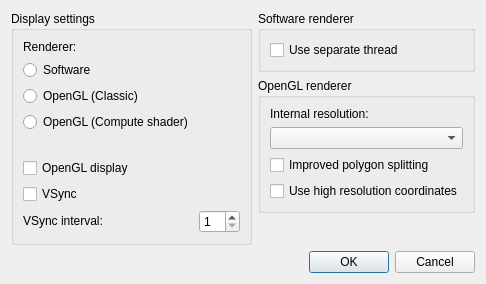
<?xml version="1.0" encoding="UTF-8"?>
<ui version="4.0">
 <class>VideoSettingsDialog</class>
 <widget class="QDialog" name="VideoSettingsDialog">
  <property name="geometry">
   <rect>
    <x>0</x>
    <y>0</y>
    <width>514</width>
    <height>316</height>
   </rect>
  </property>
  <property name="sizePolicy">
   <sizepolicy hsizetype="Preferred" vsizetype="Preferred">
    <horstretch>0</horstretch>
    <verstretch>0</verstretch>
   </sizepolicy>
  </property>
  <property name="windowTitle">
   <string>Video settings - melonDS</string>
  </property>
  <layout class="QGridLayout" name="gridLayout">
   <property name="sizeConstraint">
    <enum>QLayout::SizeConstraint::SetFixedSize</enum>
   </property>
   <property name="horizontalSpacing">
    <number>6</number>
   </property>
   <item row="1" column="1">
    <widget class="QGroupBox" name="groupBox_3">
     <property name="title">
      <string>OpenGL renderer</string>
     </property>
     <layout class="QGridLayout" name="gridLayout_4">
      <item row="0" column="0">
       <widget class="QLabel" name="label_3">
        <property name="text">
         <string>Internal resolution:</string>
        </property>
       </widget>
      </item>
      <item row="2" column="0">
       <widget class="QCheckBox" name="cbBetterPolygons">
        <property name="whatsThis">
         <string>&lt;html&gt;&lt;head/&gt;&lt;body&gt;&lt;p&gt;Enabling this may help reduce distortion on quads and more complex polygons, but may also reduce performance.&lt;/p&gt;&lt;/body&gt;&lt;/html&gt;</string>
        </property>
        <property name="text">
         <string>Improved polygon splitting</string>
        </property>
       </widget>
      </item>
      <item row="1" column="0">
       <widget class="QComboBox" name="cbxGLResolution">
        <property name="whatsThis">
         <string>&lt;html&gt;&lt;head/&gt;&lt;body&gt;&lt;p&gt;The resolution at which the 3D graphics will be rendered. Higher resolutions improve graphics quality when the main window is enlarged, but may also cause glitches.&lt;/p&gt;&lt;/body&gt;&lt;/html&gt;</string>
        </property>
       </widget>
      </item>
      <item row="3" column="0">
       <widget class="QCheckBox" name="cbxComputeHiResCoords">
        <property name="text">
         <string>Use high resolution coordinates</string>
        </property>
       </widget>
      </item>
     </layout>
    </widget>
   </item>
   <item row="0" column="1">
    <widget class="QGroupBox" name="groupBox_2">
     <property name="title">
      <string>Software renderer</string>
     </property>
     <layout class="QGridLayout" name="gridLayout_3">
      <item row="0" column="0">
       <widget class="QCheckBox" name="cbSoftwareThreaded">
        <property name="whatsThis">
         <string>&lt;html&gt;&lt;head/&gt;&lt;body&gt;&lt;p&gt;Run the software renderer on a separate thread. Yields better performance on multi-core CPUs.&lt;/p&gt;&lt;/body&gt;&lt;/html&gt;</string>
        </property>
        <property name="text">
         <string>Use separate thread</string>
        </property>
       </widget>
      </item>
     </layout>
    </widget>
   </item>
   <item row="4" column="0" colspan="2">
    <widget class="QDialogButtonBox" name="buttonBox">
     <property name="orientation">
      <enum>Qt::Orientation::Horizontal</enum>
     </property>
     <property name="standardButtons">
      <set>QDialogButtonBox::StandardButton::Cancel|QDialogButtonBox::StandardButton::Ok</set>
     </property>
    </widget>
   </item>
   <item row="0" column="0" rowspan="3" alignment="Qt::AlignmentFlag::AlignTop">
    <widget class="QGroupBox" name="groupBox">
     <property name="title">
      <string>Display settings</string>
     </property>
     <layout class="QGridLayout" name="gridLayout_2">
      <item row="7" column="1">
       <widget class="QSpinBox" name="sbVSyncInterval">
        <property name="whatsThis">
         <string>&lt;html&gt;&lt;head/&gt;&lt;body&gt;&lt;p&gt;The interval at which to synchronize to the monitor's refresh rate. Set to 1 for a 60Hz monitor, 2 for 120Hz, ...&lt;/p&gt;&lt;/body&gt;&lt;/html&gt;</string>
        </property>
        <property name="minimum">
         <number>1</number>
        </property>
        <property name="maximum">
         <number>20</number>
        </property>
       </widget>
      </item>
      <item row="5" column="0" colspan="2">
       <widget class="QCheckBox" name="cbGLDisplay">
        <property name="whatsThis">
         <string>&lt;html&gt;&lt;head/&gt;&lt;body&gt;&lt;p&gt;Use OpenGL to draw the DS screens to the main window. May result in better frame pacing. Mandatory when using the OpenGL 3D renderer.&lt;/p&gt;&lt;/body&gt;&lt;/html&gt;</string>
        </property>
        <property name="text">
         <string>OpenGL display</string>
        </property>
       </widget>
      </item>
      <item row="4" column="0" colspan="2">
       <spacer name="verticalSpacer">
        <property name="orientation">
         <enum>Qt::Orientation::Vertical</enum>
        </property>
        <property name="sizeType">
         <enum>QSizePolicy::Policy::Fixed</enum>
        </property>
        <property name="sizeHint" stdset="0">
         <size>
          <width>20</width>
          <height>20</height>
         </size>
        </property>
       </spacer>
      </item>
      <item row="6" column="0" colspan="2">
       <widget class="QCheckBox" name="cbVSync">
        <property name="whatsThis">
         <string>&lt;html&gt;&lt;head/&gt;&lt;body&gt;&lt;p&gt;When using OpenGL, synchronize the video output to your monitor's refresh rate.&lt;/p&gt;&lt;/body&gt;&lt;/html&gt;</string>
        </property>
        <property name="text">
         <string>VSync</string>
        </property>
       </widget>
      </item>
      <item row="7" column="0">
       <widget class="QLabel" name="label_2">
        <property name="sizePolicy">
         <sizepolicy hsizetype="Fixed" vsizetype="Fixed">
          <horstretch>0</horstretch>
          <verstretch>0</verstretch>
         </sizepolicy>
        </property>
        <property name="whatsThis">
         <string>&lt;html&gt;&lt;head/&gt;&lt;body&gt;&lt;p&gt;The interval at which to synchronize to the monitor's refresh rate. Set to 1 for a 60Hz monitor, 2 for 120Hz, ...&lt;/p&gt;&lt;/body&gt;&lt;/html&gt;</string>
        </property>
        <property name="text">
         <string>VSync interval:</string>
        </property>
       </widget>
      </item>
      <item row="2" column="0" colspan="2">
       <widget class="QRadioButton" name="rb3DOpenGL">
        <property name="whatsThis">
         <string>&lt;html&gt;&lt;head/&gt;&lt;body&gt;&lt;p&gt;The OpenGL renderer may be faster than software and supports graphical enhancements, but is more prone to glitches.&lt;/p&gt;&lt;/body&gt;&lt;/html&gt;</string>
        </property>
        <property name="text">
         <string>OpenGL (Classic)</string>
        </property>
       </widget>
      </item>
      <item row="1" column="0" colspan="2">
       <widget class="QRadioButton" name="rb3DSoftware">
        <property name="whatsThis">
         <string>&lt;html&gt;&lt;head/&gt;&lt;body&gt;&lt;p&gt;The software renderer is more accurate and less prone to rendering glitches, but requires more CPU power.&lt;/p&gt;&lt;/body&gt;&lt;/html&gt;</string>
        </property>
        <property name="text">
         <string>Software</string>
        </property>
       </widget>
      </item>
      <item row="0" column="0" colspan="2">
       <widget class="QLabel" name="label">
        <property name="text">
         <string>Renderer:</string>
        </property>
       </widget>
      </item>
      <item row="3" column="0">
       <widget class="QRadioButton" name="rb3DCompute">
        <property name="text">
         <string>OpenGL (Compute shader)</string>
        </property>
       </widget>
      </item>
     </layout>
    </widget>
   </item>
  </layout>
 </widget>
 <tabstops>
  <tabstop>rb3DSoftware</tabstop>
  <tabstop>rb3DOpenGL</tabstop>
  <tabstop>rb3DCompute</tabstop>
  <tabstop>cbGLDisplay</tabstop>
  <tabstop>cbVSync</tabstop>
  <tabstop>sbVSyncInterval</tabstop>
  <tabstop>cbSoftwareThreaded</tabstop>
  <tabstop>cbxGLResolution</tabstop>
  <tabstop>cbBetterPolygons</tabstop>
  <tabstop>cbxComputeHiResCoords</tabstop>
 </tabstops>
 <resources/>
 <connections>
  <connection>
   <sender>buttonBox</sender>
   <signal>accepted()</signal>
   <receiver>VideoSettingsDialog</receiver>
   <slot>accept()</slot>
   <hints>
    <hint type="sourcelabel">
     <x>248</x>
     <y>254</y>
    </hint>
    <hint type="destinationlabel">
     <x>157</x>
     <y>274</y>
    </hint>
   </hints>
  </connection>
  <connection>
   <sender>buttonBox</sender>
   <signal>rejected()</signal>
   <receiver>VideoSettingsDialog</receiver>
   <slot>reject()</slot>
   <hints>
    <hint type="sourcelabel">
     <x>316</x>
     <y>260</y>
    </hint>
    <hint type="destinationlabel">
     <x>286</x>
     <y>274</y>
    </hint>
   </hints>
  </connection>
 </connections>
</ui>
